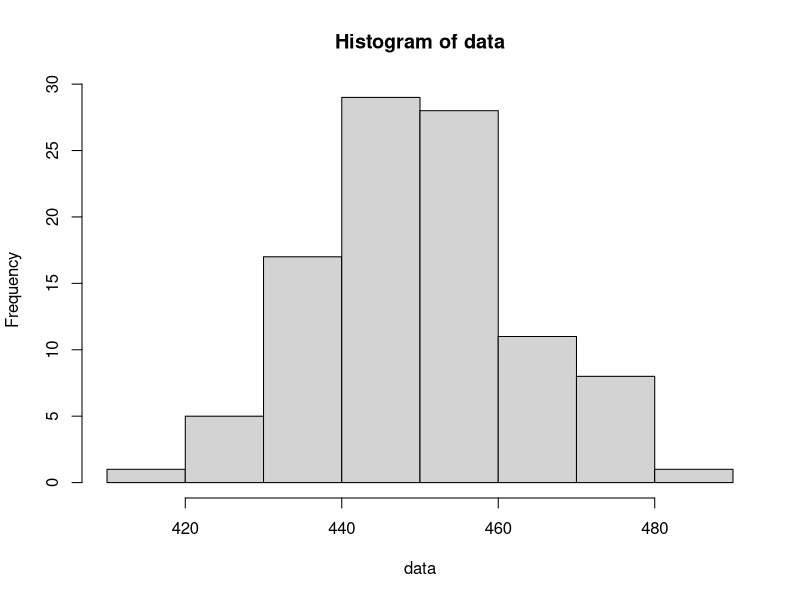
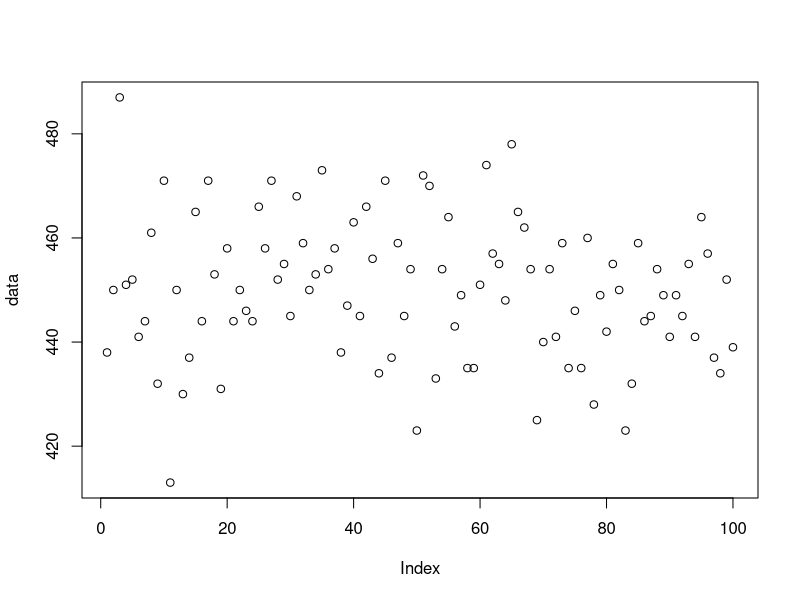
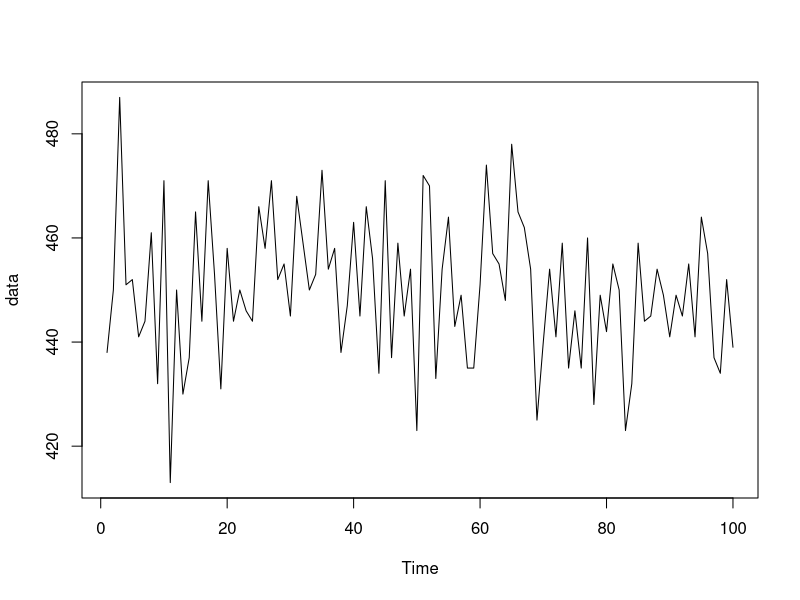
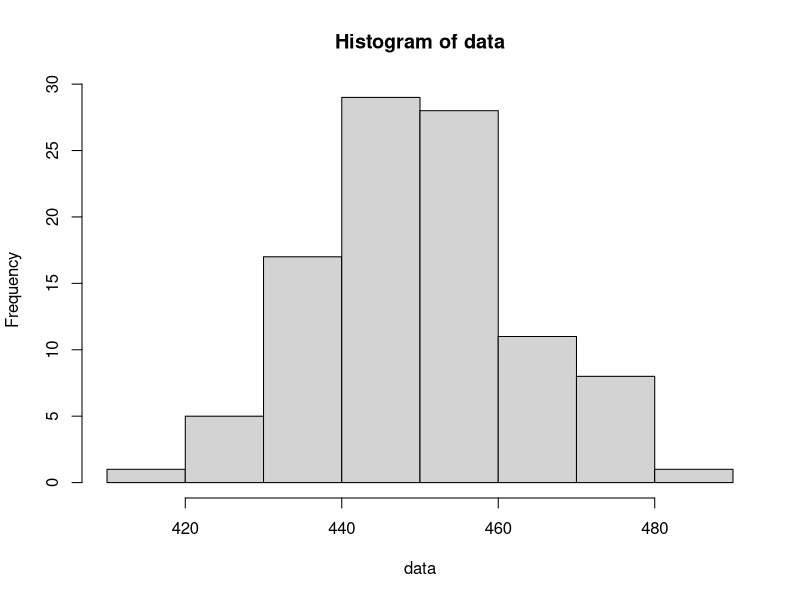
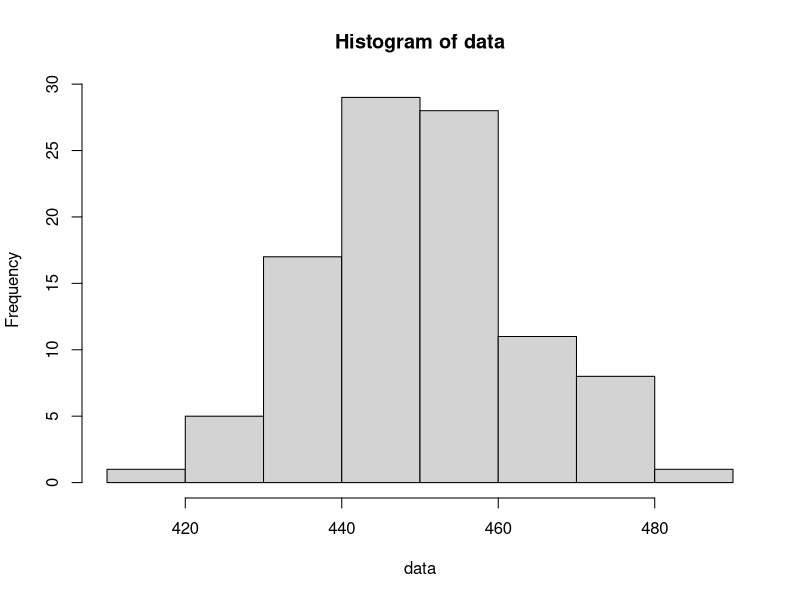
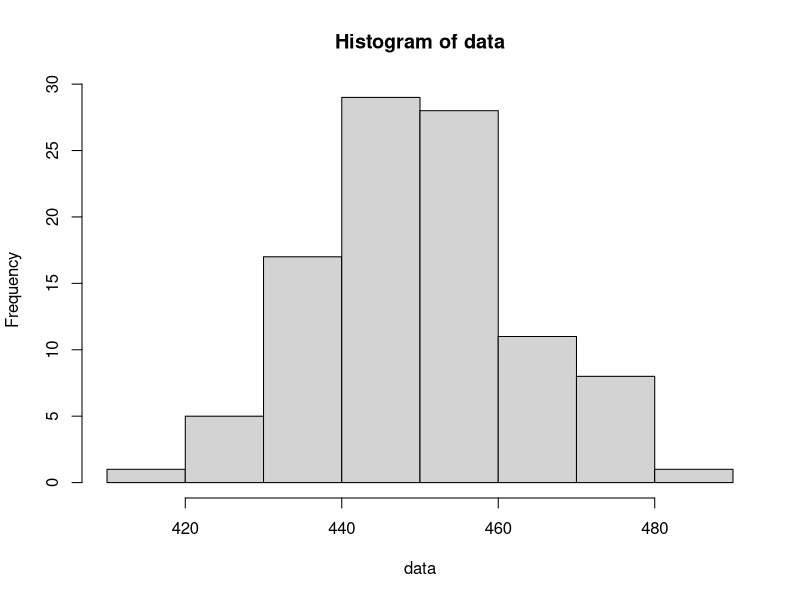
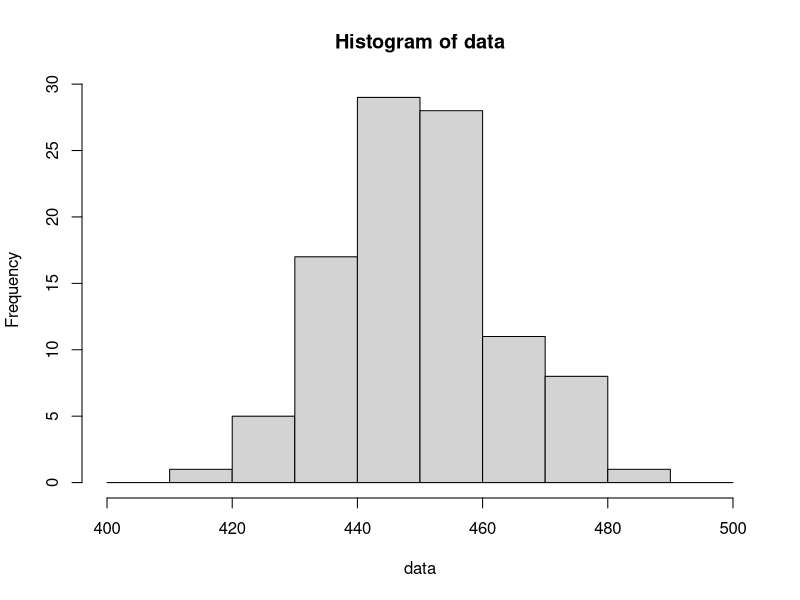
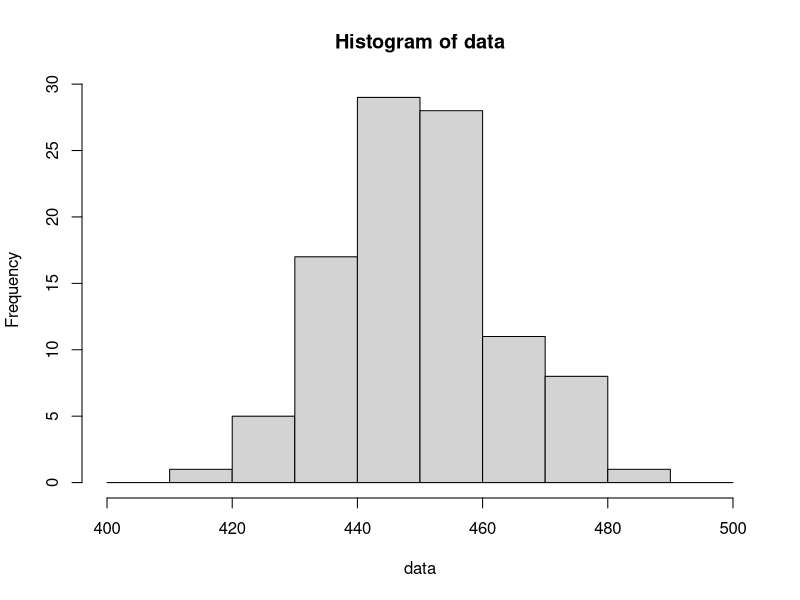

Reproduce these figures in R, in order.
# =============================================================
# Example 03-02 on Page 71 of Montgomery 
# -------------------------------------------------------------
data = c(438, 450, 487, 451, 452, 441, 444, 461, 432, 471, 
         413, 450, 430, 437, 465, 444, 471, 453, 431, 458, 
         444, 450, 446, 444, 466, 458, 471, 452, 455, 445, 
         468, 459, 450, 453, 473, 454, 458, 438, 447, 463, 
         445, 466, 456, 434, 471, 437, 459, 445, 454, 423, 
         472, 470, 433, 454, 464, 443, 449, 435, 435, 451, 
         474, 457, 455, 448, 478, 465, 462, 454, 425, 440, 
         454, 441, 459, 435, 446, 435, 460, 428, 449, 442, 
         455, 450, 423, 432, 459, 444, 445, 454, 449, 441, 
         449, 445, 455, 441, 464, 457, 437, 434, 452, 439 )

#-------------------
mean(data)
median(data)

#-------------------
var(data)
sd(data)
IQR(data)
summary(data)


#-------------------
stem(data)
hist(data)
plot(data)
ts.plot(data)


# ==========================================================
# Let's do more on histograms. 
# ----------------------------------------------------------
hist(data)

hist(data, nclass = 10)  # old version

hist(data, breaks = 10)  # new version 

b1 = c(400, 410, 420, 430, 440, 450, 460, 470, 480, 490, 500 )
hist(data, breaks = b1)

#============================================================
tmp = hist(data, breaks=b1)

freq = tmp$counts 
thickness = tmp$mids 
freq

names(freq) = thickness
freq 

barplot(freq)   # Now close to Figure 3.3

# Even closer
barplot(freq, xlab="Metal thickness", ylab="Frequency", col="blue", ylim=c(0,30))

#-------------------------------
# Still a little bit different from Figure 3.3 (from Minitab).
# due to left-closed (Minitab) or right-closed (R) issue.
tmp = hist(data, breaks=b1, right=FALSE)

freq = tmp$counts
thickness = tmp$mids
freq

names(freq) = thickness
freq

barplot(freq)   # Now SAME as Figure 3.3 (textbook used Minitab).
barplot(freq, xlab="Metal thickness", ylab="Frequency", col="blue", ylim=c(0,30))




#============================================================
# Figures 3.4 and 3.5 on Page 72
b2 = seq(407.5, 492.5, by=5)
hist(data, breaks=b2, right=FALSE)

# Next, facelift
tmp = hist(data, breaks=b2, right=FALSE)
freq = tmp$counts 
names(freq) = thickness

thickness = tmp$mids 
freqc = cumsum(freq)

names(freqc) = thickness
freqc

par( mfrow=c(1,2) )   # Sketch two plots into one. 
barplot(freq,  col="blue")
barplot(freqc, col="blue")

